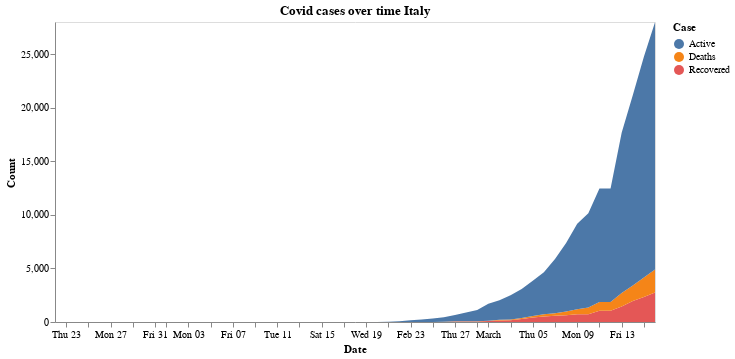

The notebook cell this image was saved under:
### Markdown cell above
### Cases in Italy

### Code cell
cases_over_time('Italy')

### Figure 1 — Vega-Lite specification as saved in the notebook (floating-point values rounded to 4 significant figures; data arrays with more than 128 entries replaced by an {"elided": "..."} marker saying what was removed)
{"config": {"view": {"continuousWidth": 400, "continuousHeight": 300}, "axis": {"grid": false}}, "data": {"name": "data-9090f9668529bbb6a3f9f110f945e2c6"}, "mark": "area", "encoding": {"color": {"type": "nominal", "field": "Case"}, "x": {"type": "temporal", "field": "Date"}, "y": {"type": "quantitative", "field": "Count"}}, "title": "Covid cases over time Italy", "width": 600, "$schema": "https://vega.github.io/schema/vega-lite/v4.0.2.json", "datasets": {"data-9090f9668529bbb6a3f9f110f945e2c6": {"elided": "165 records"}}}
